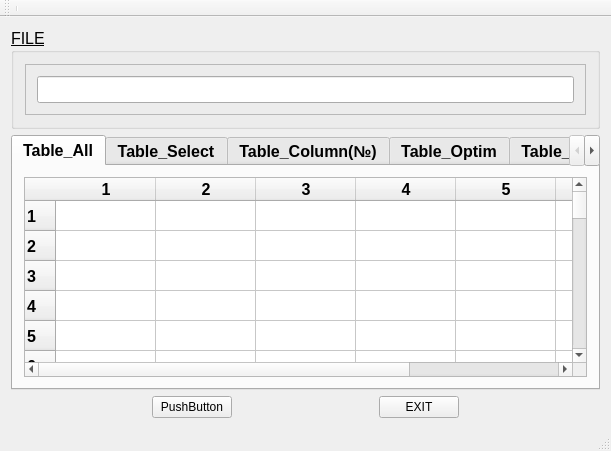
<?xml version="1.0" encoding="UTF-8"?>
<ui version="4.0">
 <class>Gr1Class</class>
 <widget class="QMainWindow" name="Gr1Class">
  <property name="geometry">
   <rect>
    <x>0</x>
    <y>0</y>
    <width>611</width>
    <height>451</height>
   </rect>
  </property>
  <property name="windowTitle">
   <string>R R R R R</string>
  </property>
  <widget class="QWidget" name="centralWidget">
   <layout class="QGridLayout" name="gridLayout_3">
    <item row="0" column="0">
     <layout class="QVBoxLayout" name="verticalLayout">
      <item>
       <widget class="QGroupBox" name="groupBox">
        <property name="minimumSize">
         <size>
          <width>250</width>
          <height>65</height>
         </size>
        </property>
        <property name="font">
         <font>
          <pointsize>12</pointsize>
          <weight>50</weight>
          <italic>false</italic>
          <bold>false</bold>
          <underline>true</underline>
          <kerning>false</kerning>
         </font>
        </property>
        <property name="title">
         <string>FILE</string>
        </property>
        <layout class="QGridLayout" name="gridLayout_2">
         <item row="0" column="0">
          <widget class="QFrame" name="frame">
           <property name="minimumSize">
            <size>
             <width>200</width>
             <height>50</height>
            </size>
           </property>
           <property name="frameShape">
            <enum>QFrame::StyledPanel</enum>
           </property>
           <property name="frameShadow">
            <enum>QFrame::Raised</enum>
           </property>
           <layout class="QGridLayout" name="gridLayout">
            <item row="0" column="0">
             <layout class="QHBoxLayout" name="horizontalLayout_2">
              <item>
               <widget class="QLineEdit" name="lEd">
                <property name="minimumSize">
                 <size>
                  <width>190</width>
                  <height>25</height>
                 </size>
                </property>
                <property name="text">
                 <string/>
                </property>
               </widget>
              </item>
             </layout>
            </item>
           </layout>
          </widget>
         </item>
        </layout>
       </widget>
      </item>
      <item>
       <widget class="QTabWidget" name="tabWidget">
        <property name="font">
         <font>
          <pointsize>12</pointsize>
          <weight>75</weight>
          <bold>true</bold>
         </font>
        </property>
        <property name="currentIndex">
         <number>0</number>
        </property>
        <widget class="QWidget" name="tab">
         <attribute name="title">
          <string>Table_All</string>
         </attribute>
         <layout class="QGridLayout" name="gridLayout_4">
          <item row="0" column="0">
           <widget class="QTableWidget" name="tableWidget">
            <property name="font">
             <font>
              <family>Arial</family>
              <pointsize>12</pointsize>
              <weight>75</weight>
              <bold>true</bold>
             </font>
            </property>
            <property name="lineWidth">
             <number>3</number>
            </property>
            <property name="rowCount">
             <number>102</number>
            </property>
            <property name="columnCount">
             <number>7</number>
            </property>
            <attribute name="horizontalHeaderCascadingSectionResizes">
             <bool>false</bool>
            </attribute>
            <row/>
            <row/>
            <row/>
            <row/>
            <row/>
            <row/>
            <row/>
            <row/>
            <row/>
            <row/>
            <row/>
            <row/>
            <row/>
            <row/>
            <row/>
            <row/>
            <row/>
            <row/>
            <row/>
            <row/>
            <row/>
            <row/>
            <row/>
            <row/>
            <row/>
            <row/>
            <row/>
            <row/>
            <row/>
            <row/>
            <row/>
            <row/>
            <row/>
            <row/>
            <row/>
            <row/>
            <row/>
            <row/>
            <row/>
            <row/>
            <row/>
            <row/>
            <row/>
            <row/>
            <row/>
            <row/>
            <row/>
            <row/>
            <row/>
            <row/>
            <row/>
            <row/>
            <row/>
            <row/>
            <row/>
            <row/>
            <row/>
            <row/>
            <row/>
            <row/>
            <row/>
            <row/>
            <row/>
            <row/>
            <row/>
            <row/>
            <row/>
            <row/>
            <row/>
            <row/>
            <row/>
            <row/>
            <row/>
            <row/>
            <row/>
            <row/>
            <row/>
            <row/>
            <row/>
            <row/>
            <row/>
            <row/>
            <row/>
            <row/>
            <row/>
            <row/>
            <row/>
            <row/>
            <row/>
            <row/>
            <row/>
            <row/>
            <row/>
            <row/>
            <row/>
            <row/>
            <row/>
            <row/>
            <row/>
            <row/>
            <row/>
            <row/>
            <column/>
            <column/>
            <column/>
            <column/>
            <column/>
            <column/>
            <column/>
            <item row="0" column="0">
             <property name="text">
              <string/>
             </property>
            </item>
           </widget>
          </item>
         </layout>
        </widget>
        <widget class="QWidget" name="tab_2">
         <attribute name="title">
          <string>Table_Select</string>
         </attribute>
         <layout class="QGridLayout" name="gridLayout_5">
          <item row="0" column="0">
           <widget class="QTableWidget" name="tableWidget_2">
            <property name="font">
             <font>
              <family>Arial</family>
              <pointsize>12</pointsize>
              <weight>75</weight>
              <bold>true</bold>
             </font>
            </property>
            <property name="rowCount">
             <number>20</number>
            </property>
            <property name="columnCount">
             <number>7</number>
            </property>
            <attribute name="horizontalHeaderCascadingSectionResizes">
             <bool>false</bool>
            </attribute>
            <row/>
            <row/>
            <row/>
            <row/>
            <row/>
            <row/>
            <row/>
            <row/>
            <row/>
            <row/>
            <row/>
            <row/>
            <row/>
            <row/>
            <row/>
            <row/>
            <row/>
            <row/>
            <row/>
            <row/>
            <column>
             <property name="text">
              <string>1</string>
             </property>
             <property name="font">
              <font>
               <pointsize>10</pointsize>
               <weight>75</weight>
               <bold>true</bold>
              </font>
             </property>
            </column>
            <column>
             <property name="text">
              <string>2</string>
             </property>
             <property name="font">
              <font>
               <pointsize>10</pointsize>
               <weight>75</weight>
               <bold>true</bold>
              </font>
             </property>
            </column>
            <column>
             <property name="text">
              <string>3</string>
             </property>
             <property name="font">
              <font>
               <pointsize>10</pointsize>
               <weight>75</weight>
               <bold>true</bold>
              </font>
             </property>
            </column>
            <column>
             <property name="text">
              <string>4</string>
             </property>
             <property name="font">
              <font>
               <pointsize>10</pointsize>
               <weight>75</weight>
               <bold>true</bold>
              </font>
             </property>
            </column>
            <column>
             <property name="text">
              <string>5</string>
             </property>
             <property name="font">
              <font>
               <pointsize>10</pointsize>
               <weight>75</weight>
               <bold>true</bold>
              </font>
             </property>
            </column>
            <column>
             <property name="text">
              <string>6</string>
             </property>
             <property name="font">
              <font>
               <pointsize>10</pointsize>
               <weight>75</weight>
               <bold>true</bold>
              </font>
             </property>
            </column>
            <column>
             <property name="text">
              <string>7</string>
             </property>
             <property name="font">
              <font>
               <pointsize>10</pointsize>
               <weight>75</weight>
               <bold>true</bold>
              </font>
             </property>
            </column>
           </widget>
          </item>
         </layout>
        </widget>
        <widget class="QWidget" name="tab_3">
         <attribute name="title">
          <string>Table_Column(№)</string>
         </attribute>
         <layout class="QGridLayout" name="gridLayout_7">
          <item row="0" column="0">
           <widget class="QTableWidget" name="tableWidget_3">
            <property name="font">
             <font>
              <family>Arial</family>
              <pointsize>12</pointsize>
              <weight>75</weight>
              <bold>true</bold>
             </font>
            </property>
            <property name="rowCount">
             <number>15</number>
            </property>
            <property name="columnCount">
             <number>65</number>
            </property>
            <row/>
            <row/>
            <row/>
            <row/>
            <row/>
            <row/>
            <row/>
            <row/>
            <row/>
            <row/>
            <row/>
            <row/>
            <row/>
            <row/>
            <row/>
            <column/>
            <column/>
            <column/>
            <column/>
            <column/>
            <column/>
            <column/>
            <column/>
            <column/>
            <column/>
            <column/>
            <column/>
            <column/>
            <column/>
            <column/>
            <column/>
            <column/>
            <column/>
            <column/>
            <column/>
            <column/>
            <column/>
            <column/>
            <column/>
            <column/>
            <column/>
            <column/>
            <column/>
            <column/>
            <column/>
            <column/>
            <column/>
            <column/>
            <column/>
            <column/>
            <column/>
            <column/>
            <column/>
            <column/>
            <column/>
            <column/>
            <column/>
            <column/>
            <column/>
            <column/>
            <column/>
            <column/>
            <column/>
            <column/>
            <column/>
            <column/>
            <column/>
            <column/>
            <column/>
            <column/>
            <column/>
            <column/>
            <column/>
            <column/>
            <column/>
            <column/>
            <column/>
            <column/>
            <column/>
            <column/>
           </widget>
          </item>
         </layout>
        </widget>
        <widget class="QWidget" name="tab_4">
         <attribute name="title">
          <string>Table_Optim</string>
         </attribute>
         <layout class="QGridLayout" name="gridLayout_8">
          <item row="0" column="0">
           <widget class="QTableWidget" name="tableWidget_4">
            <property name="font">
             <font>
              <family>Arial</family>
              <pointsize>12</pointsize>
              <weight>75</weight>
              <bold>true</bold>
             </font>
            </property>
            <property name="rowCount">
             <number>1</number>
            </property>
            <property name="columnCount">
             <number>65</number>
            </property>
            <row/>
            <column/>
            <column/>
            <column/>
            <column/>
            <column/>
            <column/>
            <column/>
            <column/>
            <column/>
            <column/>
            <column/>
            <column/>
            <column/>
            <column/>
            <column/>
            <column/>
            <column/>
            <column/>
            <column/>
            <column/>
            <column/>
            <column/>
            <column/>
            <column/>
            <column/>
            <column/>
            <column/>
            <column/>
            <column/>
            <column/>
            <column/>
            <column/>
            <column/>
            <column/>
            <column/>
            <column/>
            <column/>
            <column/>
            <column/>
            <column/>
            <column/>
            <column/>
            <column/>
            <column/>
            <column/>
            <column/>
            <column/>
            <column/>
            <column/>
            <column/>
            <column/>
            <column/>
            <column/>
            <column/>
            <column/>
            <column/>
            <column/>
            <column/>
            <column/>
            <column/>
            <column/>
            <column/>
            <column/>
            <column/>
            <column/>
            <item row="0" column="0">
             <property name="font">
              <font>
               <pointsize>12</pointsize>
              </font>
             </property>
            </item>
           </widget>
          </item>
         </layout>
        </widget>
        <widget class="QWidget" name="tab_5">
         <attribute name="title">
          <string>Table_Inform</string>
         </attribute>
         <layout class="QGridLayout" name="gridLayout_6">
          <item row="0" column="0">
           <widget class="QTableWidget" name="tableWidget_5">
            <property name="sizePolicy">
             <sizepolicy hsizetype="Expanding" vsizetype="Preferred">
              <horstretch>0</horstretch>
              <verstretch>0</verstretch>
             </sizepolicy>
            </property>
            <property name="font">
             <font>
              <family>Arial</family>
              <pointsize>10</pointsize>
             </font>
            </property>
            <property name="rowCount">
             <number>20</number>
            </property>
            <property name="columnCount">
             <number>3</number>
            </property>
            <row/>
            <row/>
            <row/>
            <row/>
            <row/>
            <row/>
            <row/>
            <row/>
            <row/>
            <row/>
            <row/>
            <row/>
            <row/>
            <row/>
            <row/>
            <row/>
            <row/>
            <row/>
            <row/>
            <row/>
            <column>
             <property name="text">
              <string>Sequences</string>
             </property>
             <property name="font">
              <font>
               <pointsize>12</pointsize>
               <weight>75</weight>
               <bold>true</bold>
              </font>
             </property>
            </column>
            <column>
             <property name="text">
              <string>Variants</string>
             </property>
             <property name="font">
              <font>
               <pointsize>12</pointsize>
               <weight>75</weight>
               <bold>true</bold>
              </font>
             </property>
            </column>
            <column>
             <property name="text">
              <string>Number of items</string>
             </property>
             <property name="font">
              <font>
               <pointsize>12</pointsize>
               <weight>75</weight>
               <bold>true</bold>
              </font>
             </property>
            </column>
           </widget>
          </item>
         </layout>
        </widget>
       </widget>
      </item>
      <item>
       <layout class="QHBoxLayout" name="horizontalLayout">
        <item>
         <spacer name="horizontalSpacer">
          <property name="orientation">
           <enum>Qt::Horizontal</enum>
          </property>
          <property name="sizeHint" stdset="0">
           <size>
            <width>40</width>
            <height>20</height>
           </size>
          </property>
         </spacer>
        </item>
        <item>
         <widget class="QPushButton" name="pBut1">
          <property name="text">
           <string>PushButton</string>
          </property>
         </widget>
        </item>
        <item>
         <spacer name="horizontalSpacer_2">
          <property name="orientation">
           <enum>Qt::Horizontal</enum>
          </property>
          <property name="sizeHint" stdset="0">
           <size>
            <width>40</width>
            <height>20</height>
           </size>
          </property>
         </spacer>
        </item>
        <item>
         <widget class="QPushButton" name="pBEx">
          <property name="text">
           <string>EXIT</string>
          </property>
         </widget>
        </item>
        <item>
         <spacer name="horizontalSpacer_3">
          <property name="orientation">
           <enum>Qt::Horizontal</enum>
          </property>
          <property name="sizeHint" stdset="0">
           <size>
            <width>40</width>
            <height>20</height>
           </size>
          </property>
         </spacer>
        </item>
       </layout>
      </item>
     </layout>
    </item>
   </layout>
  </widget>
  <widget class="QToolBar" name="mainToolBar">
   <attribute name="toolBarArea">
    <enum>TopToolBarArea</enum>
   </attribute>
   <attribute name="toolBarBreak">
    <bool>false</bool>
   </attribute>
   <addaction name="separator"/>
  </widget>
  <widget class="QStatusBar" name="statusBar"/>
  <action name="actionLo">
   <property name="text">
    <string>lo</string>
   </property>
  </action>
  <action name="actionIu">
   <property name="text">
    <string>iu</string>
   </property>
  </action>
 </widget>
 <layoutdefault spacing="6" margin="11"/>
 <resources>
  <include location="gr1.qrc"/>
 </resources>
 <connections/>
</ui>
